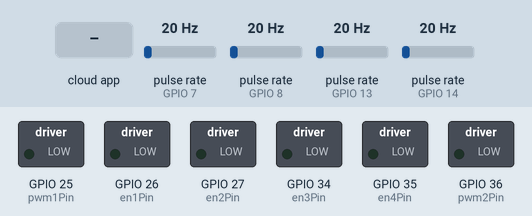
Simulated run of this sketch. Board: ESP32. On the bench: switched loads named in the sketch (green lamp = pin HIGH). Wiring (inferred from the names in the program): 4 × pulse sensor: data GPIO 7 / data GPIO 8 / data GPIO 13 / data GPIO 14. Inputs (shaded band) come from the test bench; at power-on: pulse rate (sensors on GPIO 7, GPIO 8, GPIO 13, GPIO 14) 20 Hz. The ROS host is connected and sends only what is stated.

Above: at 1.2 s.
1.3 s: the phone or cloud app sets linear.x to -100
At 1.7 s:
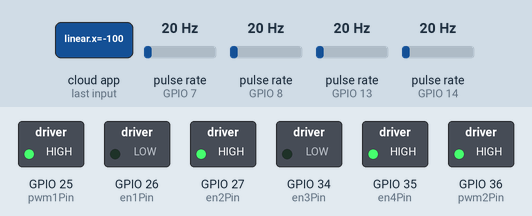
2.8 s: the phone or cloud app sets angular.z to -100
At 4.0 s:
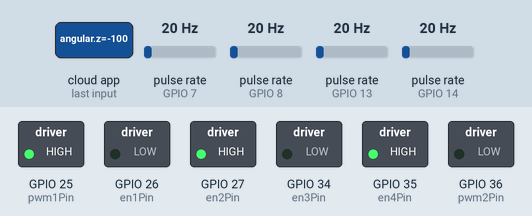
4.3 s: the phone or cloud app sets linear.x to 0
At 5.2 s:
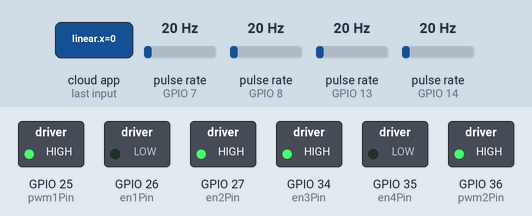
5.8 s: the phone or cloud app sets angular.z to 0
At 6.4 s:
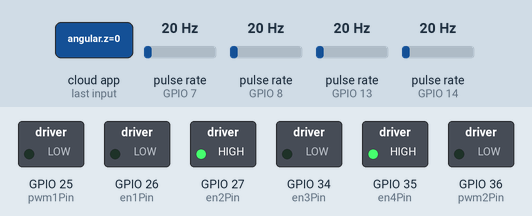
7.3 s: the phone or cloud app sets linear.x to 100
At 8.5 s:
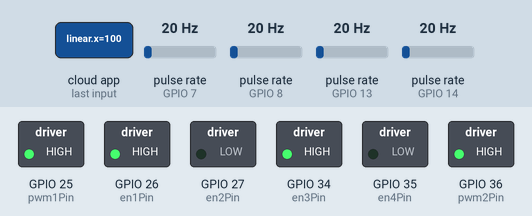
8.8 s: the phone or cloud app sets angular.z to 100
At 9.8 s:
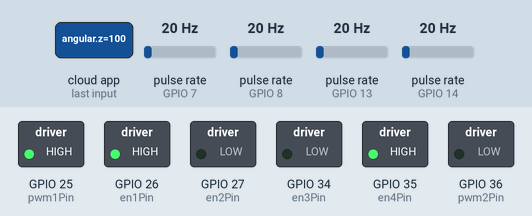
Timing chart, 0 to 11.3 s (numbered marks = the images above; inputs shaded):
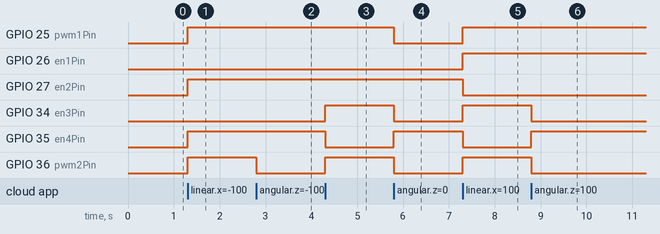

Measured:
- after the input at 1.3 s, GPIO 25 (pwm1Pin), GPIO 27 (en2Pin), GPIO 35 (en4Pin), GPIO 36 (pwm2Pin): LOW → HIGH at once
- after the input at 2.8 s, GPIO 36 (pwm2Pin): HIGH → LOW at once
- after the input at 4.3 s, GPIO 34 (en3Pin), GPIO 36 (pwm2Pin): LOW → HIGH at once; GPIO 35 (en4Pin): HIGH → LOW at once
- after the input at 5.8 s, GPIO 25 (pwm1Pin), GPIO 34 (en3Pin), GPIO 36 (pwm2Pin): HIGH → LOW at once; GPIO 35 (en4Pin): LOW → HIGH at once
- after the input at 7.3 s, GPIO 25 (pwm1Pin), GPIO 26 (en1Pin), GPIO 34 (en3Pin), GPIO 36 (pwm2Pin): LOW → HIGH at once; GPIO 27 (en2Pin), GPIO 35 (en4Pin): HIGH → LOW at once
- after the input at 8.8 s, GPIO 34 (en3Pin), GPIO 36 (pwm2Pin): HIGH → LOW at once; GPIO 35 (en4Pin): LOW → HIGH at once

The sketch:

Interfaz_Motores.ino
```cpp
/*
 *	Luis Alfredo Servín Garduño
 *	National and Autonomous University of Mexico
 *	Project: @Work
 * 	Speed motor control
 *
 *	Motor characteristics:
 *	This program is use to work with the next model of motor
 *	75:1 Metal Gearmotor 25Dx54L mm HP with 48 CPR Encoder
 *	the encoder provides 3592 counts per revolution. Operation
 *	range is 3- 9 V intended to for use at 6 V
 *
 *	Key aspects at 6v: 130 RPM and 450 mA free-run, 130 oz-in
 *	(9.4 kg-cm) and 6 A stall
 *
 *	The motor/encoder color-code is:
 *	Red 	  -	Motor power
 *	Black	  -	Motor power
 *	Green 	-	Encoder GND
 *	Blue 	  - Encoder Vcc (3.5 - 20 V)
 *	Yellow	- Encoder A output
 *	White 	-	Encoder B output
 */

#include <ros.h>
#include <std_msgs/Int32.h>
#include <geometry_msgs/Twist.h>
#include <geometry_msgs/Vector3.h>

// pins for motor1
byte pwm1Pin = 25;
byte en1Pin = 26;
byte en2Pin = 27;

byte encm1pin1 = 7;
byte encm1pin2 = 8;


// pins for motor2
byte pwm2Pin = 36;
byte en3Pin = 34;
byte en4Pin = 35;

byte encm2pin1 = 13;
byte encm2pin2 = 14;

// encoder caracteristics
int countsPerRevolution = 3592;

// variable to store the value from the encoder
volatile long encPos1 = 0;
volatile long encPos2 = 0;

// Kinematic model characteristics
float lRobot = 2.0;

int pwmM1;
int pwmM2;

int pwm;


void messageCb(const geometry_msgs::Twist& pwm_vel)
{
  // calculate speed according to the kinematic model
  pwmM1 = pwm_vel.linear.x * 255 + (lRobot / 2) * pwm_vel.angular.z * 255;
  pwmM2 = pwm_vel.linear.x * 255 - (lRobot / 2) * pwm_vel.angular.z * 255;

  // set the direction of rotation
  if(pwmM1 > 0) {
    digitalWrite(en1Pin, HIGH);
    digitalWrite(en2Pin, LOW);
  } else {
    digitalWrite(en1Pin, LOW);
    digitalWrite(en2Pin, HIGH);
  }

  if(pwmM2 > 0) {
    digitalWrite(en3Pin, HIGH);
    digitalWrite(en4Pin, LOW);
  } else {
    digitalWrite(en3Pin, LOW);
    digitalWrite(en4Pin, HIGH);
  }

  // get the absolute value
  pwmM1 = abs(pwmM1);
  pwmM2 = abs(pwmM2);

  // set a upper limit
  if(pwmM1 > 255)
    pwmM1 = 255;
  if(pwmM2 > 255)
    pwmM2 = 255;

  analogWrite(pwm1Pin, pwmM1);
  analogWrite(pwm2Pin, pwmM2);
}

//ros variables
ros::NodeHandle nh;
// create a instance for the message type Vector 3
geometry_msgs::Vector3 encWheelTicks;
std_msgs::Int32 intvel_msg;
// Create a publisher with the following characteristics:
// Object name: chatter
// Topic:       motVel
// Type:        Int16 (%intvel_msg reference to the message instance to be published)
ros::Publisher chatter("encTicks",&encWheelTicks);
// Create a subscriber with the following characteristics
// Object name: sub
// Topic:       cmd_vel
// Function:    messageCb
ros::Subscriber<geometry_msgs::Twist> sub("cmd_vel", &messageCb);

// void messageCb(const std_msgs::& pwm_vel){


void setup() {
  // Declare pins for motor control
  pinMode(en1Pin, OUTPUT);
  pinMode(en2Pin, OUTPUT);
  pinMode(en3Pin, OUTPUT);
  pinMode(en4Pin, OUTPUT);

  // Declare pins for encoder control
  pinMode(encm1pin1, INPUT);
  pinMode(encm1pin2, INPUT);
  pinMode(encm2pin1, INPUT);
  pinMode(encm2pin2, INPUT);

  // Set interrupts for every encoder's pin
  attachInterrupt(encm1pin1, enc1m1change, CHANGE);
  attachInterrupt(encm1pin2, enc2m1change, CHANGE);
  attachInterrupt(encm2pin1, enc1m2change, CHANGE);
  attachInterrupt(encm2pin2, enc2m2change, CHANGE);

  nh.initNode();
  nh.advertise(chatter);
  nh.subscribe(sub);
}

void loop() {
  if(millis() % 50 == 0) {
    encWheelTicks.y = encPos1;
    encWheelTicks.x = encPos2;
    chatter.publish(&encWheelTicks);
    encPos1 = 0;
    encPos2 = 0;
    delay(1);
  }
  nh.spinOnce();
}

/*
 * Functinos to read encoders are based on:
 * http://playground.arduino.cc/Main/RotaryEncoders
 */

void enc1m1change()
{
  if(digitalRead(encm1pin1) == HIGH) {
    if(digitalRead(encm1pin2) == LOW) {
      encPos1 += 1;
    } else {
      encPos1 -= 1;
    }
  } else {
    if(digitalRead(encm1pin2) == HIGH) {
      encPos1 += 1;
    } else {
      encPos1 -= 1;
    }
  }
}

void enc2m1change()
{
  if(digitalRead(encm1pin2) == HIGH) {
    if(digitalRead(encm1pin1) == HIGH) {
      encPos1 += 1;
    } else {
      encPos1 -= 1;
    }
  } else {
    if(digitalRead(encm1pin1) == LOW) {
      encPos1 += 1;
    } else {
      encPos1 -= 1;
    }
  }
}
void enc1m2change()
{
  if(digitalRead(encm2pin1) == HIGH) {
    if(digitalRead(encm2pin2) == LOW) {
      encPos2 += 1;
    } else {
      encPos2 -= 1;
    }
  } else {
    if(digitalRead(encm2pin2) == HIGH) {
      encPos2 += 1;
    } else {
      encPos2 -= 1;
    }
  }
}
void enc2m2change()
{
  if(digitalRead(encm2pin2) == HIGH) {
    if(digitalRead(encm2pin1) == HIGH) {
      encPos2 += 1;
    } else {
      encPos2 -= 1;
    }
  } else {
    if(digitalRead(encm2pin1) == LOW) {
      encPos2 += 1;
    } else {
      encPos2 -= 1;
    }
  }
}
```
